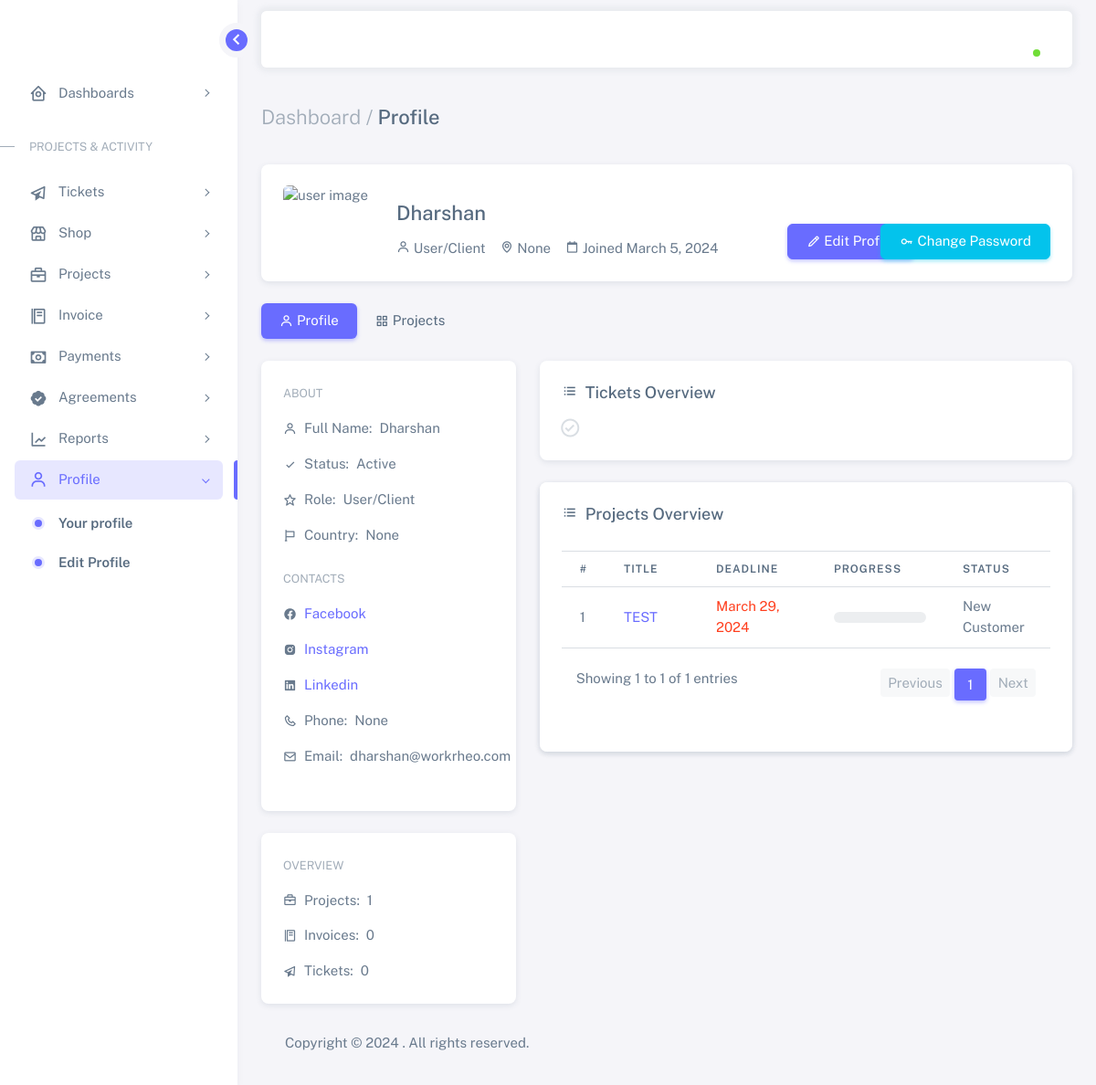
Screenshot of /user/dashboard/profile (signed in) with the database file from the repository.
### authapp/models.py (models this page shows, shortened)
class User(AbstractUser):
   class Role(models.TextChoices):
      Admin = 'Admin',"Admin"
      Guser = 'User',"User"
   is_verified = models.BooleanField(default=False , verbose_name='Is Verified')
   role = models.CharField(max_length=255, verbose_name='Role' , choices=Role.choices, blank=True, null=True)
   created = models.DateField(auto_now_add=True)
   is_Vrified = models.BooleanField(default=False)
   base_role = Role.Admin
   objects = UserManager()

class UserProfile(models.Model):
    user = models.OneToOneField(User, on_delete=models.CASCADE)
    profile_picture = models.ImageField(upload_to='user_pictures/', blank=True, null=True)
    name = models.CharField(max_length=255, blank=True, null=True)
    slug = models.SlugField(max_length=255, blank=True, null=True)
    email = models.EmailField(max_length=255, blank=True, null=True)
    phone = models.CharField(max_length=255, blank=True, null=True)
    address = models.CharField(max_length=255, blank=True, null=True)
    city = models.CharField(max_length=255, blank=True, null=True)
    state = models.CharField(max_length=255, blank=True, null=True)
    country = models.CharField(max_length=255, blank=True, null=True)
    zipcode = models.CharField(max_length=255, blank=True, null=True)
    facebook = models.CharField(max_length=500, blank=True, null=True)
    instagram = models.CharField(max_length=500, blank=True, null=True)
    linkedin = models.CharField(max_length=500, blank=True, null=True)
    def getUserImage(self):
      image_url = ""
      if self.profile_picture:
         image_url = self.profile_picture.url
      else:
         image_url = "https://cdn-icons-png.flaticon.com/128/3135/3135715.png"
      return image_url

### crm/models.py (models this page shows, shortened)
class crmProjects(models.Model):
    title = models.CharField(max_length=500)
    progress = models.IntegerField(blank=True, null=True, default=0)
    slug = models.SlugField(max_length=500, blank=True, null=True)
    PROJECT_TYPE_CHOICE = (
        ('client_project', 'Client Project'),
        ('internal_project', 'Internal Project'),
    )
    project_type = models.CharField(max_length=50, choices=PROJECT_TYPE_CHOICE, default='client_project')
    client = models.ForeignKey(Guser, on_delete=models.CASCADE, null=True, blank=True)
    description = models.TextField(blank=True, null=True)
    start_date = models.DateField()
    deadline = models.DateField()
    price = models.IntegerField()
    team = models.ManyToManyField(User, related_name='project_team', blank=True)
    PROJECT_LABEL_CHOICE = (
        ('started', 'Started'),
        ('completed', 'Completed'),
        ('new_customer', 'New Customer'),
        ('important', 'Important'),
        ('closed', 'Closed'),
        ('running', 'Running'),
        ('canceled', 'Canceled'),
        ('pending', 'Pending'),
    )
    label = models.CharField(max_length=50, choices=PROJECT_LABEL_CHOICE, null=True, blank=True)

### userapp/views.py (the view)
# urls.py: path('user/dashboard/profile', customUserProfile, name='customUserProfile'),
@login_required(login_url='signIn')
@user_role_required
def customUserProfile(request):
    user = request.user
    user_project = crmProjects.objects.filter(client=user)
    invoices = Invoice.objects.filter(client=user)
    tickets = supportTicket.objects.filter(client=user)
    paginator = Paginator(user_project, 10)
    page_number = request.GET.get('page')
    projects = paginator.get_page(page_number)
    if request.method == 'POST':
        form = CustomPasswordChangeForm(request.user, request.POST)
        if form.is_valid():
            form.save()
            messages.success(request, 'Your password has been changed.')
            return redirect('customUserProfile')  # Replace 'dashboard' with the URL name for your user dashboard.
    else:
        form = CustomPasswordChangeForm(request.user)
        print(form.errors)
    context = {
        'title' : 'Profile',
        'projects_count' : user_project,
        'projects' : projects,
        'invoices' : invoices,
        'tickets' : tickets,
        'form': form
    }
    return render(request, 'user/main/profile/profile.html', context)

### templates/user/main/profile/profile.html (shortened to what this page needs)
{% extends 'user/base.html' %}
{% load static %}
{% block content %}
<div class="content-wrapper">
      <div class="flex-grow-1 container-p-y container-fluid">
<h4 class="py-3 mb-4">
<span class="text-muted fw-light">Dashboard /</span> Profile
</h4>
<div class="row">
<div class="col-12">
<div class="card mb-4">
  <div class="user-profile-header d-flex flex-column flex-sm-row text-sm-start text-center mb-4">
    <div class="flex-shrink-0 mt-n2 mx-sm-0 mx-auto">
      <img src="{{request.user.userprofile.getUserImage}}" alt="user image" width="100" class="d-block mt-4 h-auto ms-0 ms-sm-4 rounded user-profile-img">
    </div>
    <div class="flex-grow-1 mt- mt-sm-5">
      <div class="d-flex align-items-md-end align-items-sm-start align-items-center justify-content-md-between justify-content-start mx-4 flex-md-row flex-column gap-4">
        <div class="user-profile-info">
          <h4>{{request.user.userprofile.name}} {% if request.user.is_Vrified %}<i class='bx bxs-check-circle'></i>{% endif %}</h4>
          <ul class="list-inline mb-0 d-flex align-items-center flex-wrap justify-content-sm-start justify-content-center gap-2">
            <li class="list-inline-item fw-medium">
              <i class="bx bx-user"></i> {{request.user.role}}/Client
            </li>
            <li class="list-inline-item fw-medium">
              <i class="bx bx-map"></i> {{request.user.userprofile.country}}
            </li>
            <li class="list-inline-item fw-medium">
              <i class="bx bx-calendar-alt"></i> Joined {{request.user.created}}
            </li>
          </ul>
        </div>
        <a href="{% url 'profile_edit' %}" class="btn btn-primary text-nowrap editbtn">
          <i class="bx bx-pencil me-1"></i>Edit Profile
        </a>
        <button class="btn btn-info passbtn" tabindex="0" aria-controls="DataTables_Table_0" type="button" aria-haspopup="dialog" aria-expanded="false" data-bs-toggle="modal" data-bs-target="#changePassModal">
          <i class="bx bx-key me-1"></i>Change Password
        </button>
      </div>
    </div>
  </div>
</div>
</div>
</div>
<div class="row">
<div class="col-md-12">
<ul class="nav nav-pills flex-column flex-sm-row mb-4">
  <li class="nav-item"><a class="nav-link active" href="javascript:void(0);"><i class="bx bx-user me-1"></i> Profile</a></li>
  <li class="nav-item"><a class="nav-link" href="#projectsc"><i class="bx bx-grid-alt me-1"></i> Projects</a></li>
</ul>
</div>
</div>
<div class="row">
<div class="col-xl-4 col-lg-5 col-md-5">
<div class="card mb-4">
  <div class="card-body">
    <small class="text-muted text-uppercase">About</small>
    <ul class="list-unstyled mb-4 mt-3">
      <li class="d-flex align-items-center mb-3"><i class="bx bx-user"></i><span class="fw-medium mx-2">Full Name:</span> <span>{{ request.user.userprofile.name }}</span></li>
      <li class="d-flex align-items-center mb-3"><i class="bx bx-check"></i><span class="fw-medium mx-2">Status:</span> <span>Active</span></li>
      <li class="d-flex align-items-center mb-3"><i class="bx bx-star"></i><span class="fw-medium mx-2">Role:</span> <span>{{ request.user.role }}/Client</span></li>
      <li class="d-flex align-items-center mb-3"><i class="bx bx-flag"></i><span class="fw-medium mx-2">Country:</span> <span>{{ request.user.userprofile.country }}</span></li>
    </ul>
    <small class="text-muted text-uppercase">Contacts</small>
    <ul class="list-unstyled mb-4 mt-3">
      <li class="d-flex align-items-center mb-3"><i class='bx bxl-facebook-circle'></i><span class="fw-medium mx-2"><a href="{{ request.user.userprofile.facebook }}">Facebook</a></span></li>
      <li class="d-flex align-items-center mb-3"><i class='bx bxl-instagram-alt'></i><span class="fw-medium mx-2"><a href="{{ request.user.userprofile.instagram }}">Instagram</a></span></li>
      <li class="d-flex align-items-center mb-3"><i class='bx bxl-linkedin-square'></i><span class="fw-medium mx-2"><a href="{{ request.user.userprofile.linkedin }}">Linkedin</a></span></li>
      <li class="d-flex align-items-center mb-3"><i class="bx bx-phone"></i><span class="fw-medium mx-2">Phone:</span> <span>{{ request.user.userprofile.phone }}</span></li>
      <li class="d-flex align-items-center mb-3"><i class="bx bx-envelope"></i><span class="fw-medium mx-2">Email:</span> <span>{{ request.user.userprofile.email }}</span></li>
    </ul>
  </div>
</div>
<div class="card mb-4">
  <div class="card-body">
    <small class="text-muted text-uppercase">Overview</small>
    <ul class="list-unstyled mt-3 mb-0">
      <li class="d-flex align-items-center mb-3"><i class="bx bx-briefcase"></i><span class="fw-medium mx-2">Projects:</span> <span>{{projects_count.count}}</span></li>
      <li class="d-flex align-items-center mb-3"><i class="bx bx-food-menu"></i><span class="fw-medium mx-2">Invoices:</span> <span>{{invoices.count}}</span></li>
      <li class="d-flex align-items-center"><i class="bx bx-paper-plane"></i><span class="fw-medium mx-2">Tickets:</span> <span>{{tickets.count}}</span></li>
    </ul>
  </div>
</div>
</div>
<div class="col-xl-8 col-lg-7 col-md-7">
<div class="card card-action mb-4">
  <div class="card-header align-items-center">
    <h5 class="card-action-title mb-0"><i class="bx bx-list-ul me-2"></i>Tickets Overview</h5>
  </div>
  <div class="card-body">
    <ul class="timeline ms-2">
      <li class="timeline-end-indicator">
        <i class="bx bx-check-circle"></i>
      </li>
    </ul>
  </div>
</div>
    <div class="card mb-4" id="projectsc">
        <div class="card table-responsive">
            <div class="card-header align-items-center">
                <h5 class="card-action-title mb-0"><i class="bx bx-list-ul me-2"></i>Projects Overview</h5>
            </div>
            <div class="card-body">
                <div class="card-datatable table-responsive">
                      <table class="datatables-basic table border-top dataTable no-footer dtr-column collapsed" id="DataTables_Table_0" aria-describedby="DataTables_Table_0_info">
                        <thead>
                          <tr>
                          <th style="width: 0px;" >#</th>
                           <th style="width: 130px;" >Title</th>
                           <th style="width: 150px;">Deadline</th>
                           <th style="width: 180px;">Progress</th>
                           <th style="width: 100px;">Status</th>
                          </tr>
                        </thead>
                        <tbody>
                          {% for project in projects %}
                          <tr class="odd">
                              <td>{{ forloop.counter }}</td>
                              <td><span class="emp_name text-truncate"><a href="{% url 'userProjectDetail' slug=project.slug %}">{{ project.title }}</a></span></td>
                              <td class="text-danger">{{ project.deadline }}</td>
                              <td>
                                <div class="progress" role="progressbar" aria-label="Animated striped example" aria-valuenow="{{project.progress}}" aria-valuemin="0" aria-valuemax="100">
                                </div>
                              </td>
                              <td>{{ project.get_label_display }}</td>
                          </tr>
                      {% endfor %}
                        </tbody>
                      </table>
                      <div class="row">
                        <div class="col-12">
                            <div class="m-3">
                                <div class="row">
                                    <div class="col-sm-12 col-md-6">
                                        <div class="dataTables_info" id="DataTables_Table_0_info" role="status" aria-live="polite">
                                            Showing {{ projects.start_index }} to {{ projects.end_index }} of {{ projects.paginator.count }} entries
                                        </div>
                                    </div>
                                    <div class="col-sm-12 col-md-6 text-end">
                                        <div class="dataTables_paginate paging_simple_numbers" id="DataTables_Table_0_paginate">
                                            <ul class="pagination justify-content-end">
                                                {% if projects.has_previous %}
                                                    <li class="paginate_button page-item previous">
                                                        <a href="?page={{ projects.previous_page_number }}" aria-controls="DataTables_Table_0" data-dt-idx="previous" tabindex="0" class="page-link">Previous</a>
                                                    </li>
                                                {% else %}
                                                    <li class="paginate_button page-item previous disabled">
                                                        <a href="#" aria-controls="DataTables_Table_0" data-dt-idx="previous" tabindex="0" class="page-link">Previous</a>
                                                    </li>
                                                {% endif %}
                                                {% for i in projects.paginator.page_range %}
                                                    {% if projects.number == i %}
                                                        <li class="paginate_button page-item active">
                                                            <a href="?page={{ i }}" aria-controls="DataTables_Table_0" data-dt-idx="{{ i }}" tabindex="0" class="page-link">{{ i }}</a>
                                                        </li>
                                                    {% else %}
                                                        <li class="paginate_button page-item">
                                                            <a href="?page={{ i }}" aria-controls="DataTables_Table_0" data-dt-idx="{{ i }}" tabindex="0" class="page-link">{{ i }}</a>
                                                        </li>
                                                    {% endif %}
                                                {% endfor %}
                                                {% if projects.has_next %}
                                                    <li class="paginate_button page-item next">
                                                        <a href="?page={{ projects.next_page_number }}" aria-controls="DataTables_Table_0" data-dt-idx="next" tabindex="0" class="page-link">Next</a>
                                                    </li>
                                                {% else %}
                                                    <li class="paginate_button page-item next disabled">
                                                        <a href="#" aria-controls="DataTables_Table_0" data-dt-idx="next" tabindex="0" class="page-link">Next</a>
                                                    </li>
                                                {% endif %}
                                            </ul>
                                        </div>
                                    </div>
                                </div>
                            </div>
            </div>
        </div>
    </div>
</div>
</div>
      </div>
    </div>
{% endblock content %}

### rows the page displays
User: user.userprofile.name "Dharshan", user.role "User", user.userprofile.country "None", user.created "March 5, 2024", user.userprofile.phone "None", user.userprofile.email "dharshan@workrheo.com"
crmProjects: title "TEST", deadline "March 29, 2024", {{ project.progress }} 0 (drawn), label "New Customer"

### other values shown
{{ projects_count.count }} "1"
{{ invoices.count }} "0"
{{ tickets.count }} "0"
{{ projects.start_index }} "1"
{{ projects.end_index }} "1"
{{ projects.paginator.count }} "1"
{{ i }} "1"
